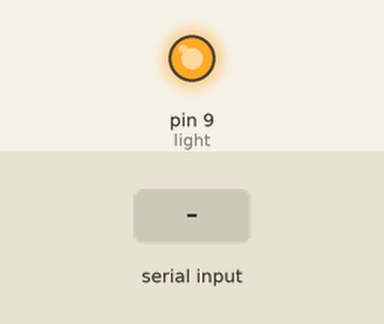
Simulated run of this sketch. Board: Arduino Uno, built with avr-gcc and run on an emulated ATmega328P. Shown: output pins drawn as LEDs (lit = HIGH). The inputs (shaded band) are chosen by the test bench. What the sketch prints to the serial monitor is not drawn.

Above: at 2.2 s.
2.3 s: "1" received over Serial
At 3.1 s:
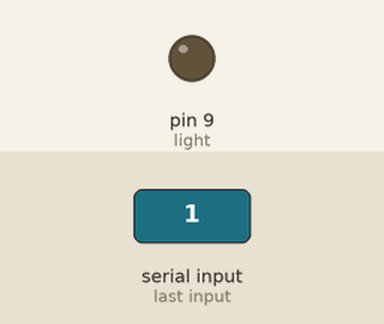
3.8 s: "0" received over Serial
Timing chart, 0 to 6.8 s (numbered marks = the images above; inputs shaded):
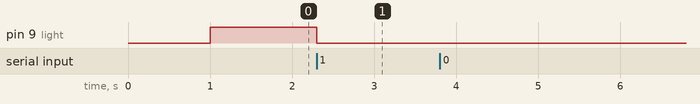

Measured:
- after the input at 2.3 s, pin 9 (light): HIGH → LOW at once
- after the input at 3.8 s, every drawn part: stays the same

The sketch:

LightOnOff_v0_1.ino
```cpp
//#include <SoftwareSerial.h>         if fail, delete

//Hardware pins
int light =         9;

boolean lightOnOff;
int deviceState;

void setup() {
  pinMode(light, OUTPUT);
  lightOnOff = false;
  Serial.begin(57600);
  delay(1000);
  }

void loop() {
  if(lightOnOff == false){
      digitalWrite(light, HIGH);
  }else{
      digitalWrite(light, LOW);
  }
}

void serialEvent(){
  if (Serial.available() > 0) {
    // read the oldest byte in the serial buffer:
    deviceState = Serial.read();
  }

  switch(deviceState){
    case '1':  //Light ON OFF
     Serial.write(0xf8);
     lightOnOff = !lightOnOff;
     deviceState = 10;   //idle state
     break;
    default:
     Serial.write(0xf9);
     deviceState = 10;
     break;
  }
}
```
